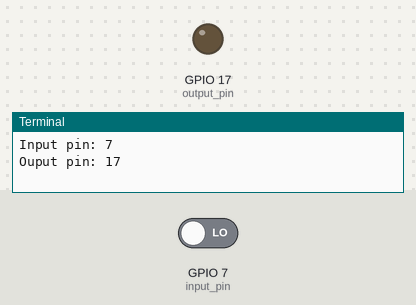
Bench run of a program on a simulated Raspberry Pi (BCM pin numbers). Shown: output pins drawn as LEDs (lit = HIGH), the last lines printed to the terminal. Inputs (shaded band) come from the test bench; at power-on: GPIO 7 (input_pin) LOW.

Above: at 1.2 s.
1.3 s: GPIO 7 (input_pin) driven HIGH
At 2.1 s:
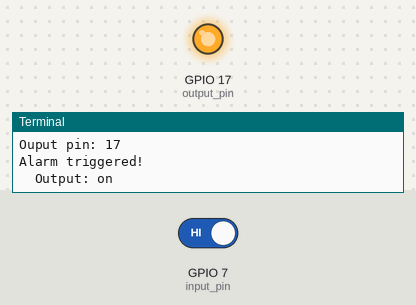
Timing chart, 0 to 7.8 s (numbered marks = the images above; inputs shaded):
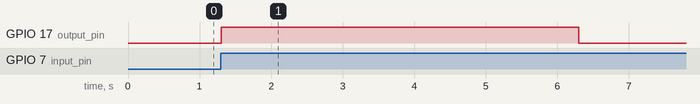

The program:

input_trigger_output.py
```python
import RPi.GPIO as GPIO
from time import sleep
import sys

input_pin = 7
output_pin = 17
alarm_time_on = 5 #seconds
bounce_time = alarm_time_on * 1000 # milliseconds
triggered = False

def input_callback(channel):
    global triggered
    triggered = True

def pulse_pin(pin, pulse_time_in_secs=1):
    GPIO.output(pin, True)
    print "\tOutput: on"
    sleep(pulse_time_in_secs)
    GPIO.output(pin, False)
    print "\tOutput: off"

GPIO.setmode(GPIO.BCM)
GPIO.setwarnings(False)
GPIO.setup(input_pin, GPIO.IN)
GPIO.setup(output_pin, GPIO.OUT)

GPIO.add_event_detect(input_pin, GPIO.RISING, callback=input_callback, bouncetime=bounce_time)
GPIO.output(output_pin, False)

print "Input pin:", input_pin
print "Ouput pin:", output_pin

while 1:
    if triggered:
        triggered = False
        print "Alarm triggered!"
        pulse_pin(output_pin, alarm_time_on)
    else:
        sleep(0.1)
```

Measured:
- after the input at 1.3 s, GPIO 17 (output_pin): LOW → HIGH at once, → LOW 5.0 s later
